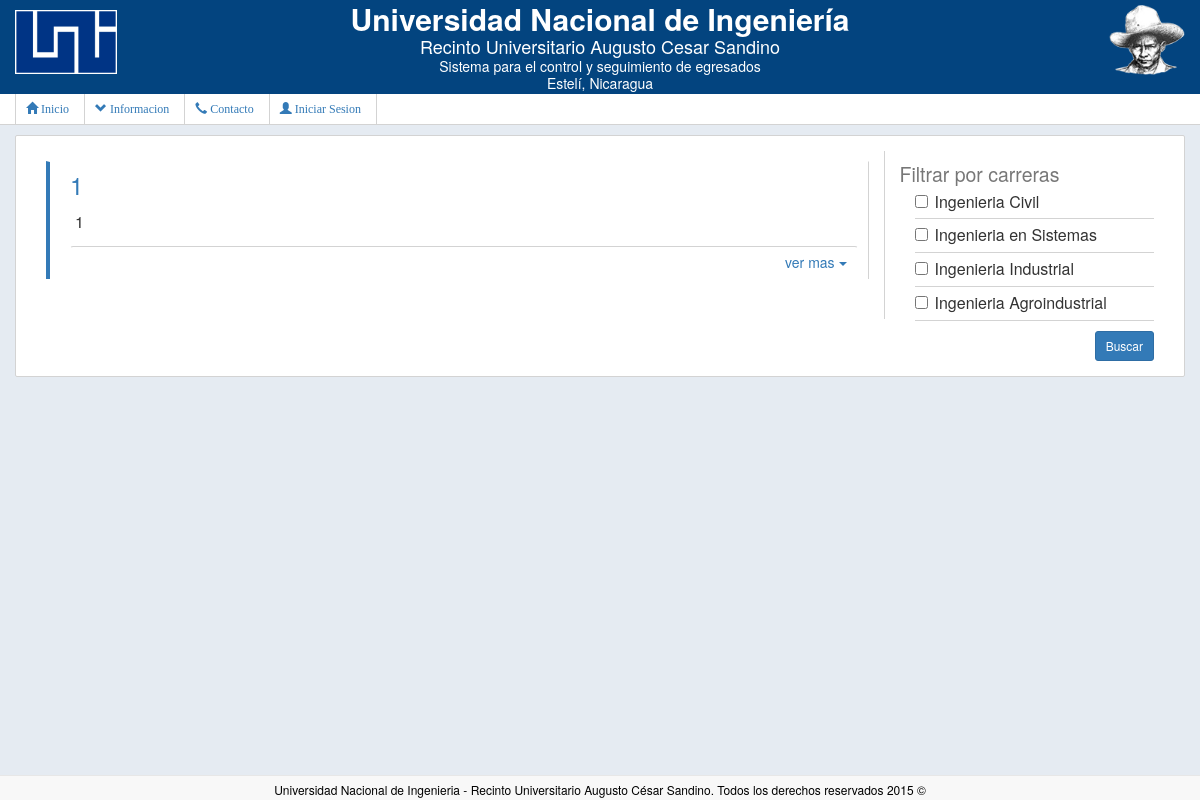
The page /index.php/publicaciones/Becas on the database its author committed.
### tables this page shows
CREATE TABLE `carrera` (
  `carrera_id` int(11) NOT NULL AUTO_INCREMENT,
  `nombre_carrera` varchar(45) NOT NULL,
  PRIMARY KEY (`carrera_id`)
);

### application/controllers/Publicaciones.php (called while the page is built, shortened)
<?php defined('BASEPATH') OR exit('No direct script access allowed');
	class Publicaciones extends CI_Controller{
		function __construct(){
			$this->load->library("session");
			$this->load->helper(array("sesion","fecha"));
		}
		public function Becas(){
			$this->load->library("calendar");
			$this->load->model("beca_model");
			$this->load->model("listas_model");
			$data["becas"]= $this->beca_model->listar(array("visible"=>TRUE));
			$data["carreras"] = $this->listas_model->listarCarreras();
			$this->load->view("cabecera");
			$this->load->view("nav");
			$this->load->view("publicacion/becas",$data);
			$this->load->view("footer");
		}
	}
?>

### index.php (called while the page is built, shortened)
<?php
require_once BASEPATH.'core/CodeIgniter.php';

### application/helpers/sesion_helper.php (called while the page is built, shortened)
<?php
	function sesionIniciada(){
		return isset($_SESSION["egresado"]) || isset($_SESSION["empresa"]) || isset($_SESSION["administrador"]) || isset($_SESSION["publicador"]);
	}
?>

### application/models/publicacion_model.php (called while the page is built, shortened)
<?php
	class Publicacion_model extends CI_Model{
		private $view_name = null;
		function __construct($view_name){
			$this->view_name=$view_name;
		}
		function listar($where = "",$like = "",$order_by="",$where_in="",$fields = ""){
			if($where != ""){
				$this->db->where($where);
			}
			return $this->db->get($this->view_name);
		}
	}
?>

### application/models/listas_model.php (called while the page is built, shortened)
<?php defined('BASEPATH') OR exit('No direct script access allowed');
	class Listas_model extends CI_Model{
		function listarCarreras(){
			return $this->db->get("carrera");
		}
	}
?>

### application/views/publicacion/becas.php (the view, shortened to what this page needs)
<div class="container no-padding">
<div class="contenido">
		<div class="col-md-9 col-lg-9" style="border-right:1px solid lightgray">
			<?php
				if(isset($becas) && !empty($becas)){
					foreach ($becas->result() as $row) {
						echo "<div class='post'>";
						echo "<h3>$row->programa_academico</h3>";
						echo "<p class=''>$row->descripcion</p>";
						echo "<button class='btn btn-link btn-sm' >ver mas <span class='caret'></span></button>";
						echo "</div>";
					}
				}else{
					echo "<p class='bg-primary'>No hay publicaciones de becas</p>";
				}
			?>
		</div>
		<div class="col-md-3 col-lg-3" >
			<div class="">
				<h2><small>Filtrar por carreras</small></h2>
				<ul class="filtro">
					<?php
						if(isset($carreras) && !empty($carreras)){
							foreach ($carreras->result() as $row) {
								echo "<li><div class='checkbox'>";
								echo "<label for='carr_" . $row->carrera_id . "'> <input type='checkbox' id='carr_" . $row->carrera_id . "' name='carreras' value='$row->carrera_id'> $row->nombre_carrera</label>";
								echo "</div></li>";
							}
						}
					?>
				</ul>
				<button class="btn btn-sm btn-primary pull-right">Buscar</button>
			</div>
		</div>
	</div>
</div>

### application/views/cabecera.php (shortened to what this page needs)
<!DOCTYPE html>
<html lang="es">
	<head>
		<link rel="stylesheet" href="<?=base_url('public/css/jquery-ui.css')?>">
		<link rel="stylesheet" href="<?=base_url('public/css/jquery-ui.structure.css')?>">
		<link href="<?=base_url().'public/css/bootstrap.css'?>" rel="stylesheet">
		<link rel="stylesheet" href="<?=base_url('public/css/default.css')?>">
	</head>
<body>

### application/views/nav.php (shortened to what this page needs)
<header id="cabecera" class="header">
	<div class="container">
			<div class="row">
			<div class="col-md-2 col-lg-2">
				<a href="<?=base_url('Bienvenido')?>"><img style="border: 1px solid white;height:40%;width:60%;margin-top:10px;" class="img" src="<?=base_url('public/res/logo_transparent.png');?>" alt=""></a>
			</div>
			<div class="col-md-8 col-lg-8 auto-size">
				<center>
					<h2 style=""><strong>Universidad Nacional de Ingeniería</strong></h2>
					<h4>Recinto Universitario Augusto Cesar Sandino</h4>
					<h5>Sistema para el control y seguimiento de egresados</h5>
					<h5>Estelí, Nicaragua</h5>
				</center>
			</div>
				<div class="col-md-2 col-lg-2">
				<img class="" style="margin-left:auto;margin-top:5px;display:block;width:45%;" src="<?=base_url('public/res/jicara_sandino.png');?>" alt="">
			</div>
		</div>
	</div>
</header>
<nav style="border-bottom: 1px solid lightgray;">
	<div class="container">
		<ul class="menu">
			<li style="border-left:1px solid lightgray"><a href="<?=base_url('Bienvenido')?>"><span class="glyphicon glyphicon-home"></span> Inicio</a></li>
			<li><a href="#"><span class="glyphicon glyphicon-chevron-down"></span> Informacion</a>
			</li>
			<li><a href="<?=base_url('Contacto')?>"><span class="glyphicon glyphicon-earphone"></span> Contacto</a></li>
			<?php
				if(!sesionIniciada()){
					?><li style="border-right:1px solid lightgray;"><a href="<?=base_url('Sesion')?>"><span class="glyphicon glyphicon-user"></span> Iniciar Sesion</a></li><?
				}
			?>
		</ul>
	</div>
</nav>

### application/views/footer.php
	<footer id="footer" class="navbar navbar-default navbar-fixed-bottom">
		<div class="container">
			<p class="navbar-text text-center" style="color:black">Universidad Nacional de Ingenieria - Recinto Universitario Augusto César Sandino. Todos los derechos reservados 2015 ©</p>
		</div>
	</footer>
</body>
</html>

### public/css/default.css (style rules this page uses)
#cabecera { padding: 0px; }
h1,h2,h3,h4,h5 { margin: 2px 0px; }
html,body { padding-bottom: 4px; }
body { //background-color: rgba(245,245,245,1.0); background-color: #E5EBF2; }
header { background-color: #03447F; color: white; padding: 5px 0px; }
footer { font-size: 12px; padding-top: 0px; height: 25px; }
.contenido { background-color: white; padding: 15px 15px; border-radius: 2px; margin: 10px 0px; border:1px solid lightgray; display: block; overflow: auto; }
.navbar-text { float:none; }
.img { height: 50%; width: 50%; margin-top:5px; margin-bottom: 5px; display: block; }
nav { background-color: white; }
nav .container { padding: 0px; }
.menu { list-style: none; padding-left: 0px; margin: 0px 0px; overflow: auto; float: left; }
.menu > li { display: block; float: left; font-size: 15px; line-height: 30px; margin: 0px 0px; text-align: left; border-right:1px solid lightgray; }
.menu li a { font-family: 'Lucida sans'; font-weight: ; font-size: 12px; display: block; height: inherit; width: inherit; text-decoration: none; padding-left: 10px; padding-right: 15px; }
.no-padding { padding:0px 0px; }

### application/views/publicacion/becas.php (style rules this page uses)
.post { border-top: 1px solid white; border-right: 1px solid lightgray; border-left: 4px solid #337ab7; margin-top: 10px; margin-bottom:40px; padding: 8px 10px; padding-left:20px; padding-bottom: 0px; background-color: none; }
.post p { font-family: "Helvetica Neue",Helvetica,Arial,sans-serif; padding: 5px 5px; //border:1px solid lightgray; line-height: 18px; font-size: 16px; }
.post h3 { font-weight: none; color: #337ab7; margin-bottom: 10px; }
.post .btn-link { outline: none; border-top: 1px solid lightgray; display: block; text-align: right; width: 100%; font-size: 14px; }
.filtro { margin-top: 5px; padding-left: 15px; list-style: none; }
.filtro li { font-size: 16px; padding: 0px 0px; border-bottom: 1px solid lightgray; }
.checkbox { margin: 5px 0px; }

### rows shown on the page
carrera: nombre_carrera "Ingenieria Civil"
carrera: nombre_carrera "Ingenieria en Sistemas"
carrera: nombre_carrera "Ingenieria Industrial"
carrera: nombre_carrera "Ingenieria Agroindustrial"

### other values the page prints
$row->programa_academico "1"
$row->descripcion "1"
